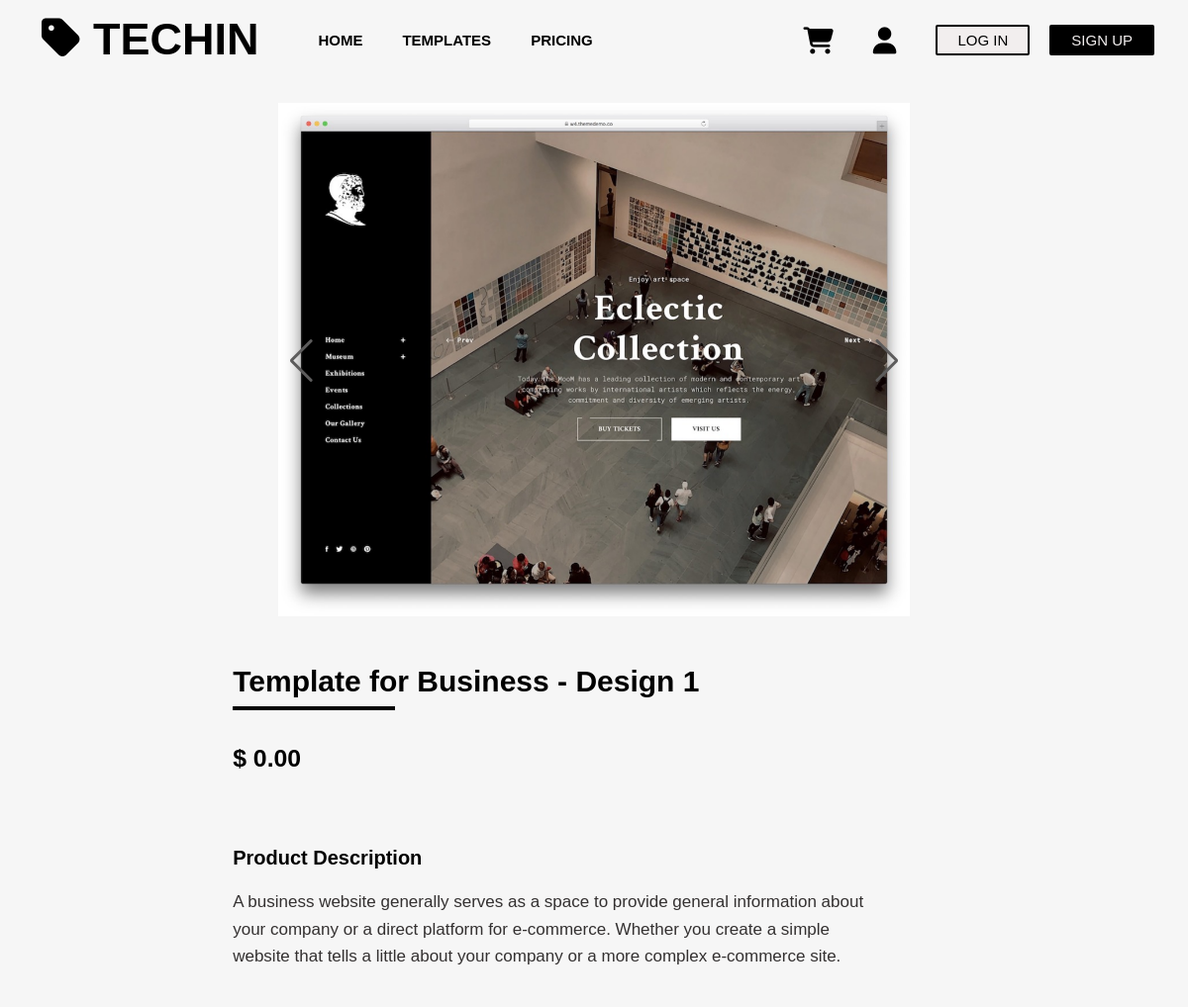
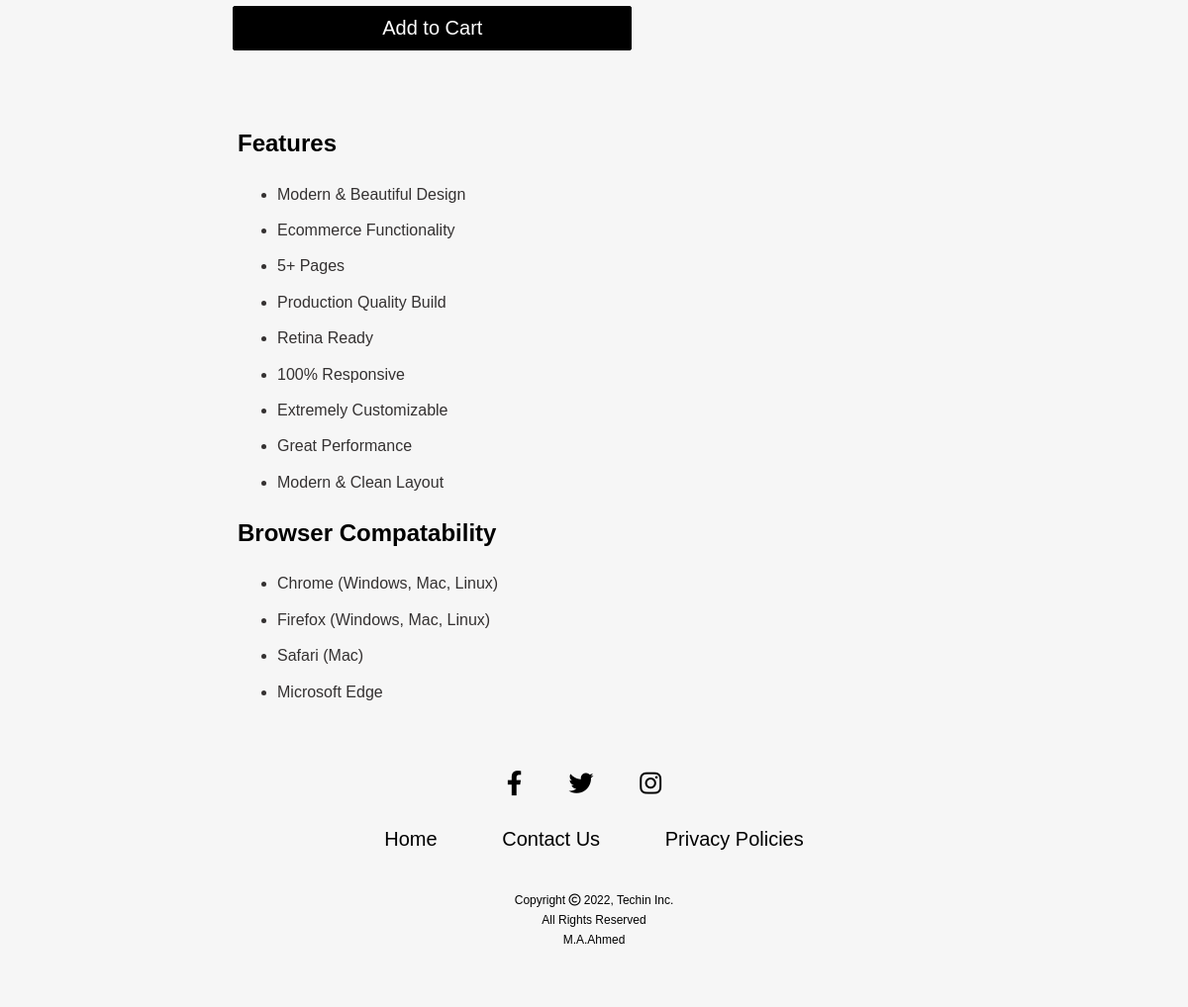
Screenshot of /free.php?id=1 with the database file from the repository (2 pictures, top to bottom).
### tables this page shows
CREATE TABLE `freeTemplate` (
  `designID` int(11) NOT NULL,
  `type` varchar(100) NOT NULL,
  `price` int(11) NOT NULL,
  `image` text NOT NULL,
  `description` text NOT NULL,
  `text` text NOT NULL
);

### free.php (the view, shortened to what this page needs)
<?php
    include 'signout.php';
    $id=$_GET['id'];
?>
<!DOCTYPE html>
<html lang="en">
<head>
    <link rel="stylesheet" href="style.css" type="text/css">
    <link rel="stylesheet" href="https://cdnjs.cloudflare.com/ajax/libs/font-awesome/6.1.2/css/all.min.css" />
    <link rel="stylesheet" href="https://cdn.jsdelivr.net/npm/swiper@8/swiper-bundle.min.css"/>
</head>
    <body >
        <div class="b">
        <div class="navbar">
            <div class="navbar-left">
                <a href="home.html" class="brand-logo">
                    <div>
                        <i class="fa-solid fa-tag"></i> Techin
                    </div>
                </a>
                <a href="home.html" >
                    <div>Home</div>
                </a>
                <a href="template.php">
                    <div>Templates</div>
                </a>
                <a href="price.html">
                    <div>Pricing</div>
                </a>
            </div>
            <div class="navbar-right">
                <a href="cart.php">
                    <i  class="fas fa-light fa-cart-shopping"></i>
                </a>
                <a href="profile.php">
                    <i id="faws" class="fas fa-regular fa-user"></i>
                </a>
                <a href="login.php">
                    <div class="log-in">Log in</div>
                </a>
                <a href="signup.php">
                    <div class="sign-up">Sign up</div>
                </a>
            </div>
        </div>
    <?php
        $result =mysqli_query($connect, "SELECT * FROM freeTemplate WHERE designID='$id'");
        $row = mysqli_fetch_array($result);
    ?>
    <div class="products-page">
        <div class="pr-leftimg">
            <div class="swiper">
                <div class="swiper-wrapper">
                  <div class="swiper-slide"><img src="<?php echo $row['image']?>" class="img-product"></div>
                </div>
                <div class="swiper-button-prev"></div>
                <div class="swiper-button-next"></div>
            </div>
        </div>
        <div class="pr-right">
            <div class="pr-title">
                <?php echo $row['description']?> - Design <?php echo $row['designID']?>
            </div><hr>
            <div class="pr-price">
                <h6>$ <?php echo $row['price']?>.00</h6>
            </div>
            <div class="pr-des">
                <p class="pr-pr-des">Product Description</p>
                <?php echo $row['text']?>
            </div>
            <div class="buy-now">
                <form action="" method="POST">
                    <input type="submit" class="add-to" name="adding" value="Add to Cart">
                </form>
            </div>
        </div>
    </div>
    <div class="descript">
        <h2 class="lab-top"><Label>Features</Label></h2>
        <ul class="unorder">
            <li>Modern & Beautiful Design</li>
            <li>Ecommerce Functionality</li>
            <li>5+ Pages</li>
            <li>Production Quality Build</li>
            <li>Retina Ready</li>
            <li>100% Responsive</li>
            <li>Extremely Customizable</li>
            <li>Great Performance</li>
            <li>Modern & Clean Layout</li>
        </ul>
        <h2 class="lab-top"><Label>Browser Compatability</Label></h2>
        <ul class="unorder">
            <li>Chrome (Windows, Mac, Linux)</li>
            <li>Firefox (Windows, Mac, Linux)</li>
            <li>Safari (Mac)</li>
            <li>Microsoft Edge</li>
        </ul>
    </div>
        <section class="footer">
            <div class="social">
                <a href="https://www.facebook.com/profile.php?id=100061253912933" target="_blank"><i class="fab fa-facebook-f"></i></a>
                <a href="https://twitter.com/M_Ahmed_Anwer"target="_blank"><i class="fab fa-twitter"></i></a>
                <a href="https://www.instagram.com/m_ahmed.anwer/"target="_blank"><i class="fab fa-instagram"></i></a>
            </div>
            <ul class="list" style="font-size: 20px;">
                <li>
                    <a href="home.html">Home</a>
                </li>
                <li>
                    <a href="contact.html">Contact Us</a>
                </li>
                <li>
                    <a href="policy.html">Privacy Policies</a>
                </li>
            </ul><br><br>
            <p class="copyright" style="line-height:20px;">
                Copyright <i class="fa-regular fa-copyright"></i> 2022, Techin Inc. <br>
                All Rights Reserved <br>
                M.A.Ahmed
            </p><br>
        </section>
    </body>
</html>

### style.css (style rules this page uses)
* { margin: 0; box-sizing: border-box; }
body { background-color: #242424; padding: auto; width: 100%; height: 100%; background-color:rgb(255, 255, 255); }
a { color: black; background-color: transparent; text-decoration: none; }
.navbar { width: 100%; font-family: "Clarkson",Helvetica,sans-serif; height: 80px; font-size: 14px; display: flex; justify-content: space-between ; align-items: center; background-repeat: no-repeat; background-attachment: fixed; position: sticky; }
.brand-logo { padding-right: 20px ; color:black; font-size: 45px; }
.navbar-left { font-size: 15px; padding-left: 1%; display: flex; align-items: center ; text-transform: uppercase; align-items: left ; font-weight: 500; }
.navbar-left div { padding-left: 20px; transition: color .4s;; font-weight: 700; }
.navbar-right { padding-right:2% ; align-items: center ; display:flex; text-decoration: solid; align-items: top ; text-transform: uppercase; align-items: left ; font-weight: 500; font-size: 15px; }
#faws { margin-left: 20px; padding-right: 20px; font-size: 27px; color:black; }
.fas { font-size: 27px; }
.navbar-left > * , .navbar-right > * { align-items: top; margin: 10px; }
.sign-up , .log-in { align-items: flex; border-radius: 2px; border:2px solid rgb(0, 0, 0); padding: 5px 20px 5px 20px; transition: .3s; }
.log-in { color: black; background-color: rgb(242, 238, 238); }
.sign-up { color:rgb(242, 238, 238); background-color: black; }
.footer { width: 100%; left: 0; bottom: 0; padding: 40px 0; font-family: "Clarkson",Helvetica,sans-serif; font-weight: 400; background-color: rgb(246, 246, 246); background-size: 100%; background-repeat: no-repeat; background-attachment: fixed; bottom: 100; width: 100%; }
.footer .social { padding-top: 20px; font-size: 25px; letter-spacing: 20px; text-align: center; padding-bottom: 25px; color: rgb(36, 36, 36); }
.footer ul { line-height: 1.6; margin-bottom: 0; padding: 0; text-align: center; }
.footer ul li { display: inline-block; padding: 0 30px; }
.footer .copyright { color: black; text-align: center; font-size: 12px; }
.b { background-color:rgb(246, 246, 246) ; }
.products-page { margin: 2% 12% 0 12% ; }
.pr-leftimg img { width: 100%; }
.swiper { width: 70%; }
.swiper .swiper-button-next, .swiper .swiper-button-prev { color: #5d5c5c; }
.pr-right { height: max-content; margin-top: 5%; margin-left: 10%; }
.pr-right hr { margin-top: 1%; width: 20%; border: 2px solid black; }
.pr-title { font-size: 30px; font-weight: 600; font-family: "Clarkson",Helvetica,sans-serif; }
.pr-pr-des { margin-bottom: 15px; margin-top: 70px; font-size: 20px; color: #000000; font-weight: 600; }
.pr-des { width: 80%; margin: 20px 0; font-size: 17px; line-height: 1.6; color: #343131; font-family: "Clarkson",Helvetica,sans-serif; }
.pr-price { margin: 35px 0; font-size: 37px; font-family: "Clarkson",Helvetica,sans-serif; }
.add-to { margin: 3% auto; font-family: "Clarkson",Helvetica,sans-serif; font-size: 20px; border-radius: 2px; border:1px solid black; padding: 10px 150px ; color: white; background-color: black; transition: .4s; }
.descript { padding-top: 3%; padding-left: 20%; font-family: "Clarkson",Helvetica,sans-serif; }
.lab-top { padding: 2% 0; }
.unorder li { color: #343131; padding: 1% 0; }

### rows the page displays
freetemplate: image (picture), description "Template for Business", designID "1", price "0", text "A business website generally serves as a space to provide general information about your company or a direct platform for e-commerce. Whether you create a simple website that tells a little about your company or a more complex e-commerce site."
